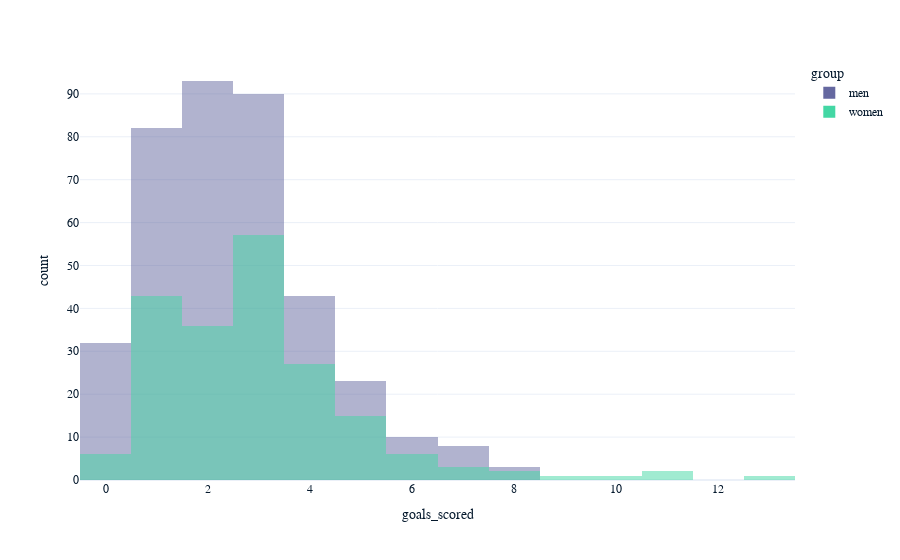

This figure's notebook cell:
### Code cell
px.histogram(combined_results, x="goals_scored", color="group", barmode="overlay")

### Figure 1 — Plotly figure (JSON) as saved in the notebook; plotly's stock layout.template omitted (floating-point values rounded to 4 significant figures; data arrays with more than 128 entries replaced by an {"elided": "..."} marker saying what was removed)
{"data": [{"alignmentgroup": "True", "bingroup": "x", "hovertemplate": "group=men<br>goals_scored=%{x}<br>count=%{y}<extra></extra>", "legendgroup": "men", "marker": {"color": "#6568a0", "opacity": 0.5, "pattern": {"shape": ""}}, "name": "men", "offsetgroup": "men", "orientation": "v", "showlegend": true, "type": "histogram", "x": {"elided": "384 int values"}, "xaxis": "x", "yaxis": "y"}, {"alignmentgroup": "True", "bingroup": "x", "hovertemplate": "group=women<br>goals_scored=%{x}<br>count=%{y}<extra></extra>", "legendgroup": "women", "marker": {"color": "#43d7a4", "opacity": 0.5, "pattern": {"shape": ""}}, "name": "women", "offsetgroup": "women", "orientation": "v", "showlegend": true, "type": "histogram", "x": {"elided": "200 int values"}, "xaxis": "x", "yaxis": "y"}], "layout": {"barmode": "overlay", "legend": {"title": {"text": "group"}, "tracegroupgap": 0}, "margin": {"t": 60}, "xaxis": {"anchor": "y", "domain": [0, 1], "title": {"text": "goals_scored"}}, "yaxis": {"anchor": "x", "domain": [0, 1], "title": {"text": "count"}}}}
